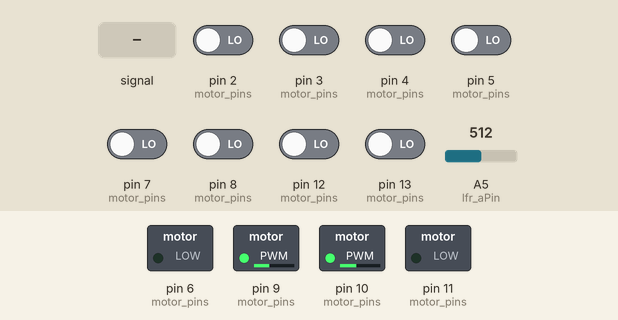
A sketch run on a simulated Arduino Uno, built with avr-gcc and run on an emulated ATmega328P. On the bench: switched loads named in the sketch (green lamp = pin HIGH). Inputs (shaded band) come from the test bench; at power-on: pin 2 (motor_pins), pin 3 (motor_pins), pin 4 (motor_pins), pin 5 (motor_pins), pin 7 (motor_pins), pin 8 (motor_pins), pin 12 (motor_pins), pin 13 (motor_pins) LOW, A5 (lfr_aPin) = 512.

Above: at 1.2 s.
1.3 s: A5 (lfr_aPin) fed a 2 Hz sine of ±306 counts around its level
At 2.01 s:
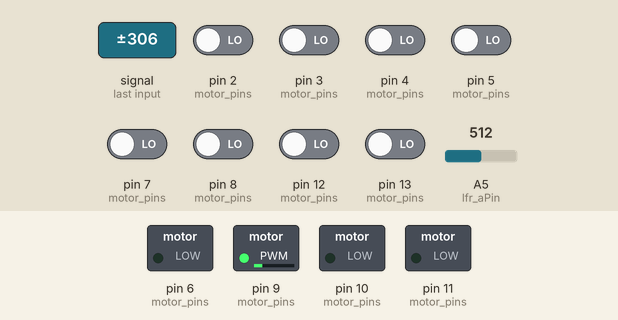
4.3 s: A5 (lfr_aPin) set to 900
At 4.48 s:
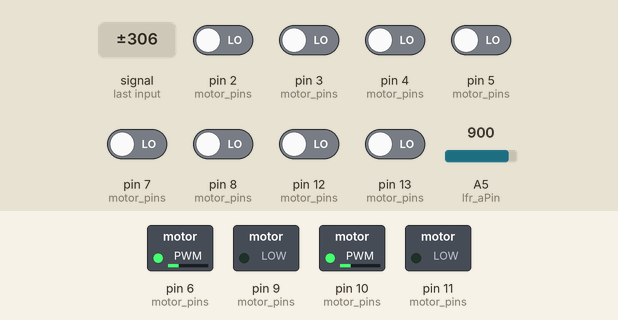
7.3 s: A5 (lfr_aPin) set to 245
At 7.52 s:
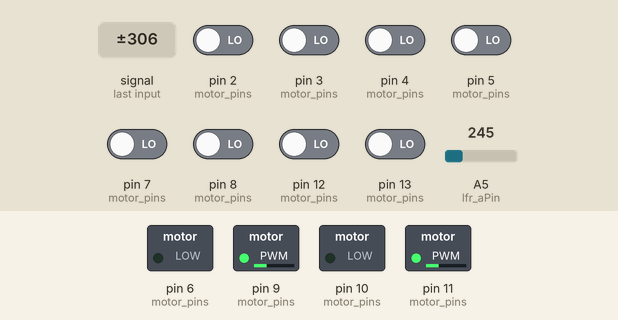
10.3 s: A5 (lfr_aPin) fed a 200 Hz sine of ±81 counts around its level
At 10.63 s:
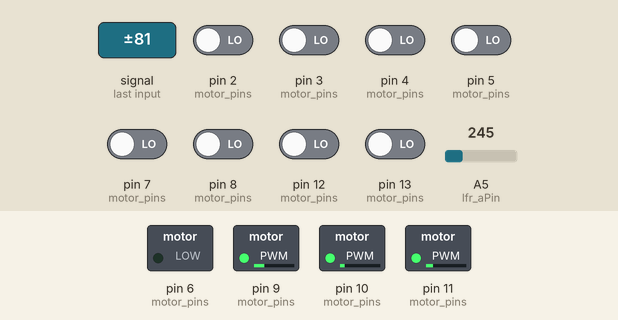
13.3 s: A5 (lfr_aPin) set to 716
16.3 s: A5 (lfr_aPin) fed a 1000 Hz sine of ±255 counts around its level
Timing chart, 0 to 16.3 s (numbered marks = the images above; inputs shaded):
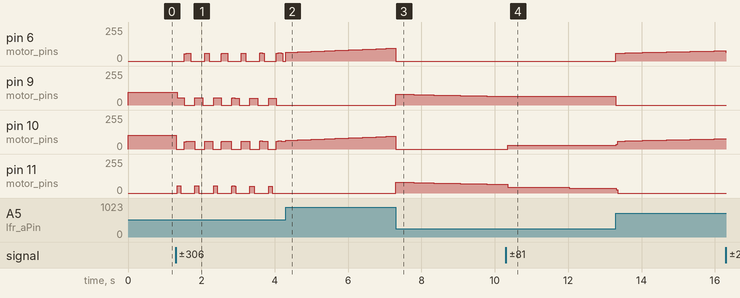

The sketch:

main.ino
```cpp
// Including required libraries
#include "MotorDriver.h"
#include "LineDetector.h"
#include "PIDController.h"

// Declaring global pins
  int motor_pins[] = {11,10,6,9}, // MotorL+, MotorL-, MotorR+, MotorR-
    lfr_dPins[] = {2, 3, 4, 5, 7, 8, 12, 13}, // Left to right
    lfr_aPin = A5; // Analog input pin on LSA08

// Global objects
MotorDriver motor(motor_pins);
LineDetector lfr(lfr_dPins, lfr_aPin);

void setup() {
  Serial.begin(9600);
}

void loop() {
  // Calculating error and voltage
  int deviation = lfr.calcDeviation();
  int volt = PID(deviation);

  /*Serial.print("Deviation: ");
  Serial.println(deviation);
  //Serial.print(" ");
  Serial.print("Volt: ");
  Serial.println(volt);*/

  // Moving bot
  if (deviation < 22) {
    // Left
    //Serial.println("Left");
    motor.move('l', volt);
  } else if (deviation < 34) {
    // Slight Left
    //Serial.println("Slight Left");
    motor.move('l', volt, true);
  } else if (deviation < 36) {
    // Forward
    //Serial.println("Forward");
    motor.move('f', stdVolt);
  } else if (deviation < 49) {
    // Slight Right
    // Serial.println("Slight Right");
    motor.move('r', volt, true);
  } else {
    // Right
    //Serial.println("Right");
    motor.move('r', volt);
  }

  if (!lfr.isCrossSection()) {
    if (lfr.is90Turn('l'))
      motor.turn90('l');
    else if (lfr.is90Turn('l'))
       motor.turn90('r');
  }

  // TODO comment this when moving the bot*/
  // delay(1000);
}
```

LineDetector.h
```cpp
#ifndef LINEDETECTOR_H
#define LINEDETECTOR_H

#define MAX_SENSOR 8

struct IRSensor {
  int pin,      // The pin to which the sensor is connected
      weight;   // The weight assigned to each pin
  bool val;
};

class LineDetector {
private:
  IRSensor sensor[MAX_SENSOR];
  int analogPin;
  int zeroSensor, onSensor;

public:
  LineDetector(int pins[], int analog) {
    zeroSensor = 0;

    // Assigning pins to each sensor
    for(int i = 0; i < MAX_SENSOR; i++) {
      sensor[i].pin = pins[i];
      pinMode(sensor[i].pin, INPUT);
    }

    // Assign analog pin
    analogPin = analog;
    pinMode(analogPin, INPUT);

    // Assigning weight to each sensor
    int even = !(MAX_SENSOR % 2); // Checking if total sensors are even or odd
    int value = even ? -(MAX_SENSOR/2 - 1) : -(MAX_SENSOR/2) ; //Weight which is to be assigned
    for(int i = 0; i < MAX_SENSOR; i++, value++) {
      if(even && i == MAX_SENSOR/2)
        // Additional condition for even sensors
        // Two sensors in middle should have weight = 0
        value--;
      sensor[i].weight = value; //Adding weight to each sensor
    }
  }

  int calcDeviation() {
    // Read data from digital pins for future use
    for (int i = 0; i < MAX_SENSOR; i++)
      sensor[i].val = digitalRead(sensor[i].pin);

    // Find line position
    int readVal = analogRead(analogPin);
    int positionVal = ((float)readVal/921)*70;
    return positionVal;
  }

  bool isCrossSection() {
    for (int i = 0; i < MAX_SENSOR; i++)
      if (sensor[i].val == LOW)
        return false;
    return true;
  }

  bool is90Turn(char side) {
    bool status = true;
    switch(side) {
      case 'l':
        for (int i = 0; i < MAX_SENSOR/2; i++)
          if (sensor[i].val == LOW) {
            status = false;
            break;
          }
        break;
      case 'r':
        for (int i = MAX_SENSOR/2; i < MAX_SENSOR; i++)
          if (sensor[i].val == LOW) {
            status = false;
            break;
          }
        break;
      default: status = false;
    }
    return status;
  }
};

#undef MAX_SENSOR

#endif
```

PIDController.h
```cpp
#ifndef PIDCONTROLLER_H
#define PIDCONTROLLER_H

float P, I, D;
int lastErr = 0; // Variable to store deviation calculated in previous cycle

int PID(int dev) {
  // TODO adjust kP
  float kP, kI, kD;
  int err = dev - 35;
  if (20 < dev && dev < 50) {
    // Constants for low degree error
    kP = 1; kI = 0; kD = 0;
  } else {
    // Constants for high degree error
    kP = 0.3; kI = 0.0001; kD = 0.5;
  }
  //kP = 7; kI = 0; kD = 0;
  P = kP * err;
  I += err;
  D = kD * (err - lastErr);
  lastErr = err;
  return abs(P + (kI * I) + D);
}

#undef kP
#undef kI
#undef kD

#endif
```

MotorDriver.h
```cpp
#ifndef MOTORDRIVER_H
#define MOTORDRIVER_H

#define LEFT 0
#define RIGHT 1
#define posPin 0
#define negPin 1
#define stdVolt 100
#define turnVolt 50

class MotorDriver {
private:
  int motor[2][2];

public:
  MotorDriver(int out[]) {
    // Constructor
    // Initializing motor motor as OUTPUT
    for(int i = 0, k = 0; i < 2; i++)
      for(int j = 0; j < 2; j++, k++) {
        motor[i][j] = out[k];
        pinMode(motor[i][j], OUTPUT);
      }
  }

  void move(char direction, int voltage, bool slight = false){
    /*
    Function to move the bot in desired direction at given voltage
    */
    int vLimU = (stdVolt+voltage >= 255) ? 255 : stdVolt+voltage;
    int vLimL = (stdVolt-voltage <= 0) ? 0 : stdVolt-voltage;
    switch(direction) {
      case 'b':
        // Left motor rotates clockwise
        analogWrite(motor[LEFT][posPin], voltage);
        analogWrite(motor[LEFT][negPin], 0);
        // Right motor rotates clockwise
        analogWrite(motor[RIGHT][posPin], voltage);
        analogWrite(motor[RIGHT][negPin], 0);
        break;
      case 'f':
        // Left motor rotates anti-clockwise
        analogWrite(motor[LEFT][posPin], 0);
        analogWrite(motor[LEFT][negPin], voltage);
        // Right motor rotates anti-clockwise
        analogWrite(motor[RIGHT][posPin], 0);
        analogWrite(motor[RIGHT][negPin], voltage);
        break;
      case 'l':
        if (slight) {
          // Right motor rotates forward
          analogWrite(motor[RIGHT][posPin], 0);
          analogWrite(motor[RIGHT][negPin], vLimU);
          // Left motor rotates forward but slow
          analogWrite(motor[LEFT][posPin], 0);
          analogWrite(motor[LEFT][negPin], vLimL);
        } else {
          // Right motor rotates forward
          analogWrite(motor[RIGHT][posPin], 0);
          analogWrite(motor[RIGHT][negPin], turnVolt+voltage);
          // Left motor rotates backward
          analogWrite(motor[LEFT][posPin], turnVolt+voltage);
          analogWrite(motor[LEFT][negPin], 0);
        }
        break;
      case 'r':
        if (slight) {
          // Left motor rotates forward
          analogWrite(motor[LEFT][posPin], 0);
          analogWrite(motor[LEFT][negPin], vLimU);
          // Right motor rotates forward but slow
          analogWrite(motor[RIGHT][posPin], 0);
          analogWrite(motor[RIGHT][negPin], vLimL);
        } else {
          // Left motor rotates forward
          analogWrite(motor[LEFT][posPin], 0);
          analogWrite(motor[LEFT][negPin], turnVolt+voltage);
          // Right motor rotates backward
          analogWrite(motor[RIGHT][posPin], turnVolt+voltage);
          analogWrite(motor[RIGHT][negPin], 0);
        }
        break;
    }
  }

  void turn90(char dir) {
    //this->move('b', turnVolt);
    //delay(150);
    this->move(dir, 0);
    // Time required to turn 90 deg at stdVolt
    delay(250);

    // Stop after turning
    this->stop();
  }

  void stop() {
    for(int i = 0; i < 2; i++)
      for(int j = 0; j < 2; j++)
        digitalWrite(motor[i][j], LOW);
  }

};

#undef LEFT
#undef RIGHT
#undef posPin
#undef negPin

#endif
```

Measured:
- after the input at 4.3 s, pin 9 (motor_pins), pin 11 (motor_pins): stops changing and stays 0/255
- after the input at 7.3 s, pin 9 (motor_pins), pin 11 (motor_pins): 0/255 → 81/255 at once, → 80/255 0.13 s later, → 79/255 0.18 s later, → 78/255 0.18 s later, … (17 changes in this stretch)
- after the input at 10.3 s, pin 9 (motor_pins): stops changing and stays 65/255; pin 10 (motor_pins): 0/255 → 28/255 after 0.05 s
